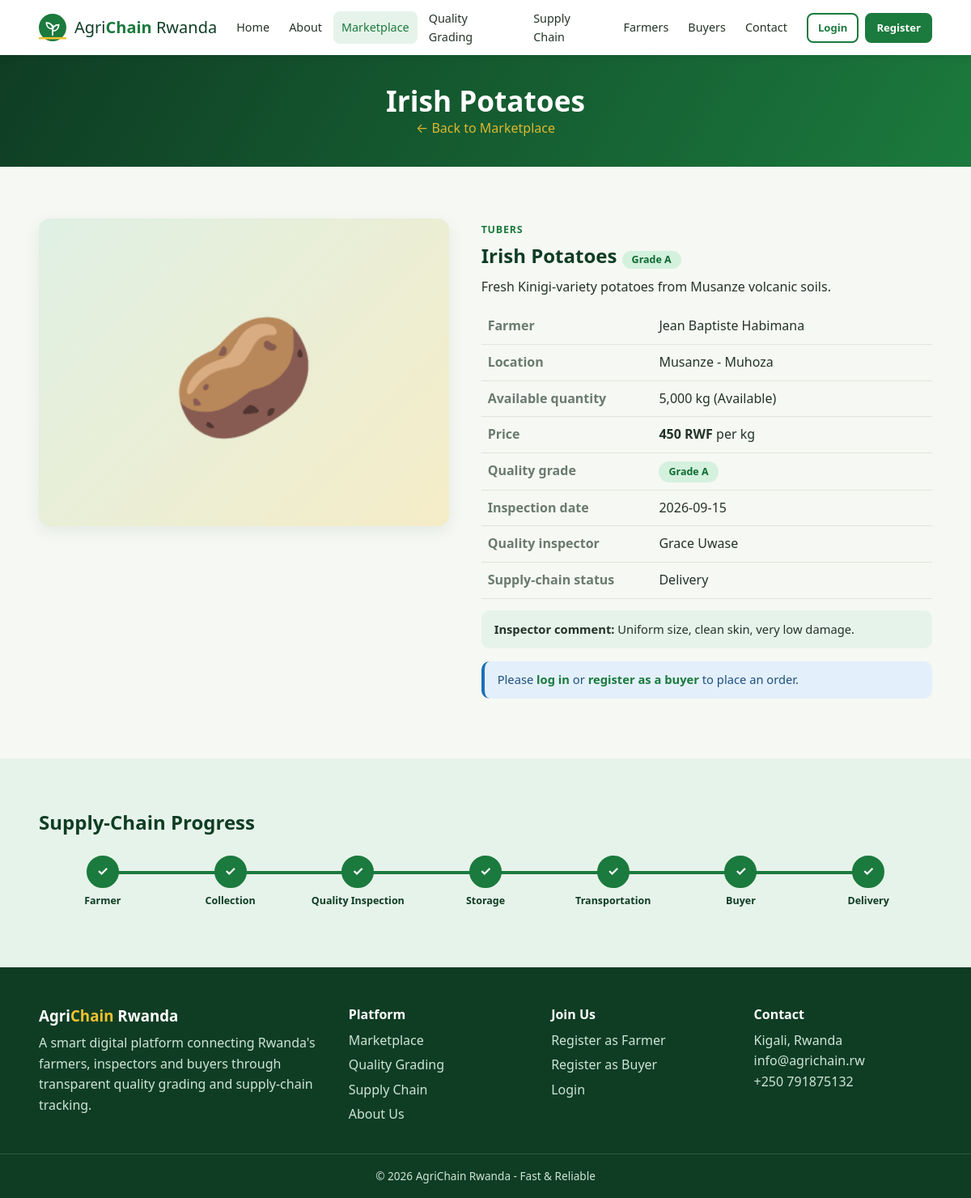
Screenshot of /product-details.php?id=1 with the database file from the repository.
### tables this page shows
CREATE TABLE products (
    id INT AUTO_INCREMENT PRIMARY KEY,
    farmer_id INT NOT NULL,
    category_id INT NOT NULL,
    location_id INT NOT NULL,
    name VARCHAR(100) NOT NULL,
    description TEXT NULL,
    quantity_kg DECIMAL(10,2) NOT NULL DEFAULT 0.00,
    price_per_kg DECIMAL(10,2) NOT NULL,
    image VARCHAR(255) NULL,
    quality_grade ENUM('A','B','C','Pending') NOT NULL DEFAULT 'Pending',
    availability ENUM('Available','Low Stock','Sold Out') NOT NULL DEFAULT 'Available',
    created_at TIMESTAMP NOT NULL DEFAULT CURRENT_TIMESTAMP,
    FOREIGN KEY (farmer_id)   REFERENCES farmers(id)    ON DELETE CASCADE,
    FOREIGN KEY (category_id) REFERENCES categories(id),
    FOREIGN KEY (location_id) REFERENCES locations(id)
);

CREATE TABLE categories (
    id INT AUTO_INCREMENT PRIMARY KEY,
    name VARCHAR(80) NOT NULL UNIQUE,
    description VARCHAR(255) NULL
);

CREATE TABLE users (
    id INT AUTO_INCREMENT PRIMARY KEY,
    full_name VARCHAR(120) NOT NULL,
    email VARCHAR(120) NOT NULL UNIQUE,
    phone VARCHAR(20) NOT NULL,
    password VARCHAR(255) NOT NULL,
    role ENUM('admin','farmer','buyer','inspector') NOT NULL,
    status ENUM('active','inactive') NOT NULL DEFAULT 'active',
    created_at TIMESTAMP NOT NULL DEFAULT CURRENT_TIMESTAMP
);

CREATE TABLE locations (
    id INT AUTO_INCREMENT PRIMARY KEY,
    province VARCHAR(50) NOT NULL,
    district VARCHAR(80) NOT NULL,
    sector   VARCHAR(80) NOT NULL,
    UNIQUE KEY unique_location (district, sector)
);

CREATE TABLE quality_inspections (
    id INT AUTO_INCREMENT PRIMARY KEY,
    product_id INT NOT NULL,
    inspector_id INT NOT NULL,
    inspection_date DATE NOT NULL,
    appearance_score TINYINT NOT NULL,
    size_score TINYINT NOT NULL,
    cleanliness_score TINYINT NOT NULL,
    moisture_level DECIMAL(5,2) NOT NULL,
    damage_percentage DECIMAL(5,2) NOT NULL,
    final_grade ENUM('A','B','C') NOT NULL,
    comments TEXT NULL,
    created_at TIMESTAMP NOT NULL DEFAULT CURRENT_TIMESTAMP,
    FOREIGN KEY (product_id)   REFERENCES products(id) ON DELETE CASCADE,
    FOREIGN KEY (inspector_id) REFERENCES users(id)
);

CREATE TABLE supply_chain (
    id INT AUTO_INCREMENT PRIMARY KEY,
    product_id INT NOT NULL,
    order_id INT NULL,
    collection_point VARCHAR(150) NOT NULL,
    inspection_status ENUM('Pending','Completed') NOT NULL DEFAULT 'Pending',
    storage_status ENUM('Pending','Stored','Released') NOT NULL DEFAULT 'Pending',
    transportation_status ENUM('Pending','In Transit','Arrived') NOT NULL DEFAULT 'Pending',
    destination VARCHAR(150) NULL,
    delivery_status ENUM('Pending','Delivered') NOT NULL DEFAULT 'Pending',
    current_stage TINYINT NOT NULL DEFAULT 1,
    updated_at TIMESTAMP NOT NULL DEFAULT CURRENT_TIMESTAMP ON UPDATE CURRENT_TIMESTAMP,
    FOREIGN KEY (product_id) REFERENCES products(id) ON DELETE CASCADE,
    FOREIGN KEY (order_id)   REFERENCES orders(id)   ON DELETE SET NULL
);

### includes/auth.php (called while the page is built, shortened)
<?php
require_once __DIR__ . '/../config/database.php';
require_once __DIR__ . '/functions.php';
function is_logged_in() { return isset($_SESSION['user']); }
function user() { return $_SESSION['user'] ?? null; }
function has_role($roles) { $u = user(); return $u && in_array($u['role'], (array)$roles, true); }

### product-details.php (the view, shortened to what this page needs)
<?php
require_once __DIR__ . '/includes/auth.php';
$id = (int)($_GET['id'] ?? 0);
$p = db_one("SELECT p.*, c.name AS category, u.full_name AS farmer, u.phone AS farmer_phone, l.district, l.sector
             FROM products p JOIN categories c ON p.category_id=c.id
             JOIN farmers f ON p.farmer_id=f.id JOIN users u ON f.user_id=u.id
             JOIN locations l ON p.location_id=l.id WHERE p.id=?", 'i', [$id]);
$insp = db_one("SELECT qi.*, u.full_name AS inspector FROM quality_inspections qi JOIN users u ON qi.inspector_id=u.id
                WHERE qi.product_id=? ORDER BY qi.inspection_date DESC, qi.id DESC LIMIT 1", 'i', [$id]);
$chain = db_one("SELECT * FROM supply_chain WHERE product_id=? ORDER BY id DESC LIMIT 1", 'i', [$id]);
$buyer = has_role('buyer') ? current_buyer() : null;
require_once __DIR__ . '/includes/header.php';
?>
<section class="page-banner small"><div class="container"><h1><?= e($p['name']) ?></h1><p><a href="<?= url('marketplace.php') ?>">← Back to Marketplace</a></p></div></section>
<section class="section"><div class="container detail-grid">
  <div class="detail-img"><?= product_visual($p) ?></div>
  <div class="detail-info">
    <span class="pc-cat"><?= e($p['category']) ?></span>
    <h2><?= e($p['name']) ?> <?= grade_badge($p['quality_grade']) ?></h2>
    <p><?= nl2br(e($p['description'])) ?></p>
    <table class="kv-table">
      <tr><th>Farmer</th><td><?= e($p['farmer']) ?></td></tr>
      <tr><th>Location</th><td><?= e($p['district'] . ' - ' . $p['sector']) ?></td></tr>
      <tr><th>Available quantity</th><td><?= number_format($p['quantity_kg']) ?> kg (<?= e($p['availability']) ?>)</td></tr>
      <tr><th>Price</th><td><b><?= number_format($p['price_per_kg']) ?> RWF</b> per kg</td></tr>
      <tr><th>Quality grade</th><td><?= grade_badge($p['quality_grade']) ?></td></tr>
      <tr><th>Inspection date</th><td><?= $insp ? e($insp['inspection_date']) : 'Not yet inspected' ?></td></tr>
      <tr><th>Quality inspector</th><td><?= $insp ? e($insp['inspector']) : '-' ?></td></tr>
      <tr><th>Supply-chain status</th><td><?= $chain ? e(chain_stages()[$chain['current_stage'] - 1]) : 'Not started' ?></td></tr>
    </table>
    <?php if ($insp): ?><p class="note"><b>Inspector comment:</b> <?= e($insp['comments']) ?></p><?php endif; ?>
    <?php if ($p['availability'] === 'Sold Out' || $p['quantity_kg'] <= 0): ?>
      <p class="alert alert-error">This product is sold out.</p>
    <?php elseif (!is_logged_in()): ?>
      <p class="alert alert-info">Please <a href="<?= url('login.php') ?>"><b>log in</b></a> or <a href="<?= url('register.php?role=buyer') ?>"><b>register as a buyer</b></a> to place an order.</p>
    <?php else: ?>
      <p class="alert alert-info">Only buyer accounts can place orders.</p>
    <?php endif; ?>
  </div>
</div></section>
<?php if ($chain): ?>
<section class="section alt"><div class="container"><h2>Supply-Chain Progress</h2><?= timeline_html($chain['current_stage']) ?></div></section>
<?php endif; ?>
<?php require_once __DIR__ . '/includes/footer.php'; ?>

### includes/functions.php (shortened to what this page needs)
<?php
function db_all($sql, $types = '', $params = []) {
    global $conn;
    $st = $conn->prepare($sql);
    if ($types !== '') { $st->bind_param($types, ...$params); }
    $st->execute();
    $res = $st->get_result();
    return $res ? $res->fetch_all(MYSQLI_ASSOC) : [];
}
function db_one($sql, $types = '', $params = []) {
    $rows = db_all($sql, $types, $params);
    return $rows[0] ?? null;
}
function e($v) { return htmlspecialchars((string)$v, ENT_QUOTES, 'UTF-8'); }
function url($path = '') { return BASE_URL . ltrim($path, '/'); }
function grade_badge($g) {
    return '<span class="badge grade-' . strtolower($g) . '">Grade ' . e($g) . '</span>';
}
function cat_emoji($cat) {
    $m = ['Tubers'=>'🥔','Cereals'=>'🌽','Cash Crops'=>'☕','Legumes'=>'🫘','Vegetables'=>'🍅','Fruits'=>'🍌'];
    return $m[$cat] ?? '🌱';
}
function product_visual($p) {
    $file = basename($p['image'] ?? '');
    return '<div class="img-placeholder"><span>' . cat_emoji($p['category'] ?? '') . '</span></div>';
}
function chain_stages() { return ['Farmer', 'Collection', 'Quality Inspection', 'Storage', 'Transportation', 'Buyer', 'Delivery']; }
function timeline_html($stage) {
    $html = '<div class="timeline" data-stage="' . (int)$stage . '">';
    foreach (chain_stages() as $i => $name) {
        $n = $i + 1;
        $cls = $n < $stage ? 'done' : ($n == $stage ? 'current' : '');
        if ($stage >= 7 && $n == 7) $cls = 'done';
        $html .= '<div class="tl-step ' . $cls . '"><div class="tl-dot">' . ($cls === 'done' ? '✓' : $n) . '</div><div class="tl-label">' . $name . '</div></div>';
    }
    return $html . '</div>';
}

### css/style.css (style rules this page uses)
:root { --green:#1b7a3d; --green-dark:#0f3d24; --green-mid:#2f9e57; --green-light:#e6f3ea; --gold:#f2c230; --blue:#1d6fb8; --bg:#f6f8f3; --white:#fff; --text:#233328; --muted:#6a7a6f; --border:#dde6dc; --danger:#c0392b; --radius:14px; --shadow:0 6px 20px rgba(15,61,36,.08); }
* { box-sizing:border-box;margin:0;padding:0 }
html { scroll-behavior:smooth }
body { font-family:'Segoe UI',system-ui,-apple-system,Roboto,Arial,sans-serif;background:var(--bg);color:var(--text);line-height:1.6 }
a { color:var(--green);text-decoration:none }
h1,h2,h3,h4 { line-height:1.25;color:var(--green-dark) }
.container { width:min(1180px,92%);margin:auto }
.section { padding:64px 0 }
.section.alt { background:var(--green-light) }
.page-banner { background:linear-gradient(120deg,var(--green-dark),var(--green));color:#fff;padding:52px 0;text-align:center }
.page-banner.small { padding:34px 0 }
.page-banner h1 { color:#fff;font-size:2.2rem }
.page-banner p { opacity:.9 }
.page-banner a { color:var(--gold) }
.img-placeholder { height:100%;display:flex;align-items:center;justify-content:center;background:linear-gradient(135deg,#dff0e4,#f5ecc7) }
.img-placeholder span { font-size:4.2rem }
.pc-cat { font-size:.78rem;text-transform:uppercase;letter-spacing:.06em;color:var(--green);font-weight:700 }
.detail-grid { display:grid;grid-template-columns:1fr 1.1fr;gap:40px;align-items:start }
.detail-img { border-radius:var(--radius);overflow:hidden;height:380px;box-shadow:var(--shadow);background:var(--green-light) }
.detail-img .img-placeholder span { font-size:9rem }
.detail-info h2 { margin:6px 0 10px }
.kv-table { width:100%;border-collapse:collapse;margin:14px 0 }
.kv-table th { text-align:left;width:38%;color:var(--muted);font-weight:600;padding:9px 8px;border-bottom:1px solid var(--border);vertical-align:top }
.kv-table td { padding:9px 8px;border-bottom:1px solid var(--border) }
.note { background:var(--green-light);padding:12px 16px;border-radius:10px;margin-bottom:16px;font-size:.92rem }
.badge { display:inline-block;padding:3px 12px;border-radius:20px;font-size:.78rem;font-weight:700;white-space:nowrap }
.grade-a { background:#d4f1de;color:#0d6b32 }
.alert { padding:11px 16px;border-radius:10px;margin:10px 0;font-size:.92rem }
.alert-info { background:#e3f0fb;color:#1d4f80;border-left:4px solid var(--blue) }
.timeline { display:flex;justify-content:space-between;position:relative;margin:26px 0 8px }
.timeline::before { content:"";position:absolute;top:19px;left:7%;right:7%;height:4px;background:var(--border) }
.timeline::after { content:"";position:absolute;top:19px;left:7%;height:4px;background:var(--green);width:0;transition:width 1.2s ease;max-width:86%;width:var(--progress,0) }
.tl-step { flex:1;text-align:center;position:relative;z-index:1 }
.tl-dot { width:40px;height:40px;border-radius:50%;background:#fff;border:3px solid var(--border);margin:0 auto 6px;display:flex;align-items:center;justify-content:center;font-weight:700;color:var(--muted) }
.tl-step.done .tl-dot { background:var(--green);border-color:var(--green);color:#fff }
.tl-label { font-size:.78rem;font-weight:600;color:var(--muted) }
.tl-step.done .tl-label,.tl-step.current .tl-label { color:var(--green-dark) }

### rows the page displays
products: name "Irish Potatoes", category.name "🥔", category.name "TUBERS", quality_grade "A A", description "Fresh Kinigi-variety potatoes from Musanze volcanic soils.", users.full_name "Jean Baptiste Habimana", location.sector "Musanze - Muhoza", quantity_kg "5,000", availability "Available", price_per_kg "450"
quality_inspections: inspection_date "2026-09-15", inspector.full_name "Grace Uwase", comments "Uniform size, clean skin, very low damage."
supply_chain: current_stage "Delivery"

### other values shown
$l[0] "Home"
$l[0] "About"
$l[0] "Marketplace"
$l[0] "Quality Grading"
$l[0] "Supply Chain"
$l[0] "Farmers"
$l[0] "Buyers"
$l[0] "Contact"
$name "Farmer"
$name "Collection"
$name "Quality Inspection"
$name "Storage"
$name "Transportation"
$name "Buyer"
$name "Delivery"
